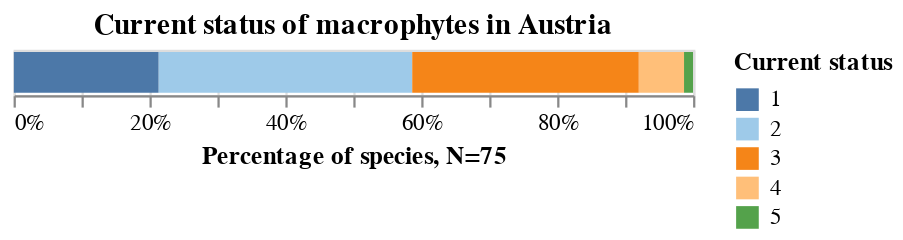

Here is the notebook cell this chart was saved with:
### Code cell
category = "A"
title = 'Current status of macrophytes in Austria'

plot_bar(red_list_aut_mp_df, category, sort_order, title, x_title, legend_title)

### Figure 1 — Vega-Lite specification as saved in the notebook (floating-point values rounded to 4 significant figures)
{"config": {"view": {"continuousWidth": 300, "continuousHeight": 300}}, "data": {"name": "data-b7cba4a60faa52e0f4d8143d8a5d8aa8"}, "mark": {"type": "bar", "tooltip": true}, "encoding": {"color": {"field": "A", "legend": {"title": "Current status"}, "scale": {"scheme": "tableau20"}, "sort": ["0", "1", "2", "3", "4", "5", "dd"], "type": "ordinal"}, "order": {"field": "color_A_sort_index", "type": "ordinal"}, "x": {"field": "len", "stack": "normalize", "title": "Percentage of species, N=75", "type": "quantitative"}}, "params": [{"name": "param_5", "select": {"type": "interval", "encodings": ["x", "y"]}, "bind": "scales"}], "title": "Current status of macrophytes in Austria", "$schema": "https://vega.github.io/schema/vega-lite/v5.20.1.json", "datasets": {"data-b7cba4a60faa52e0f4d8143d8a5d8aa8": [{"A": "2", "len": 28}, {"A": "5", "len": 1}, {"A": "1", "len": 16}, {"A": "4", "len": 5}, {"A": "3", "len": 25}]}}
